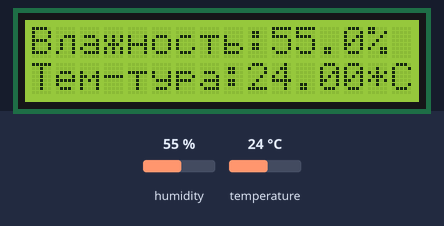
Bench run of a sketch on a simulated Arduino Uno, built with avr-gcc and run on an emulated ATmega328P. On the bench: 16×2 character LCD. The test bench sets the inputs (shaded band); at power-on: humidity 55 %, temperature 24 °C.

Above: at 1.2 s.
1.3 s: humidity set to 22 %
At 2.9 s:
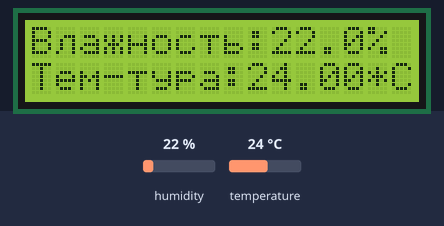
4.2 s: temperature set to 12 °C
At 5.4 s:
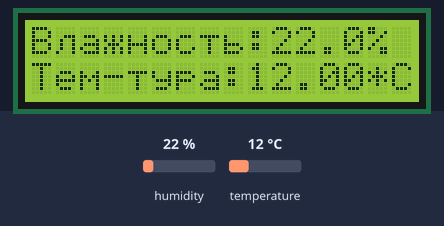
7.1 s: humidity set to 40 %
At 10.1 s:
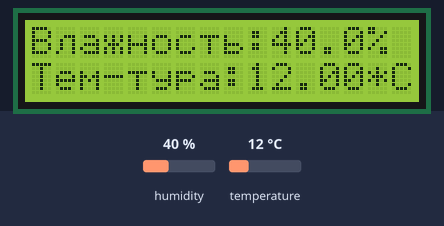
10.4 s: temperature set to 19 °C
At 11.7 s:
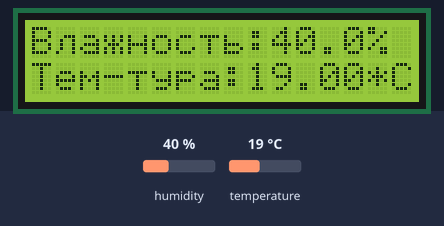
Timing chart, 0 to 13.4 s (numbered marks = the images above; inputs shaded):
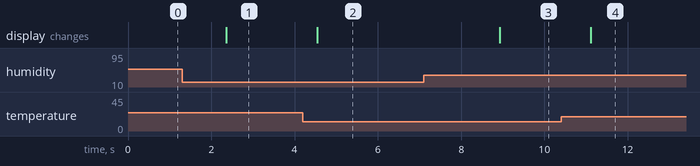

Measured:
- after the input at 1.3 s, the display: changes after 1.1 s (image 1)
- after the input at 4.2 s, the display: changes after 0.35 s (image 2)
- after the input at 7.1 s, the display: changes after 1.8 s (image 3)
- after the input at 10.4 s, the display: changes after 0.72 s (image 4)

The sketch:

zadanie3.ino
```cpp
#include <Wire.h>
#include "DHT.h"
#define DHTPIN 4 // номер цифрового вывода,
//к которому подключен сигнальный вывод датчика
DHT dht(DHTPIN, DHT11);
#include "LCD_1602_RUS.h" // подключаем библиотеку LCD_1602_RUS

LCD_1602_RUS lcd(0x27,16,2);
void setup()
{ lcd.init(); lcd.backlight();  dht.begin();
}
void loop()
{
  lcd.clear(); lcd.setCursor(0,0);
  float h = dht.readHumidity(); // измеряем влажность
  float t = dht.readTemperature();
  // измеряем температуру
  if (isnan(h) || isnan(t)) { // проверка чтения дан-ных
    lcd.print("Ошибка"); lcd.setCursor(0,1); lcd.print("считывания");
    delay(100);
    return;
  } lcd.print("Влажность:");
  lcd.print(h,1);
  lcd.print("%");
  lcd.setCursor(0,1);
  lcd.print("Тем-тура:");
  lcd.print(t); lcd.print("*C"); //Вывод показаний на экран
  delay(1000);

}
```

LCD_1602_RUS.h
```cpp
#ifndef _LCD_1602_RUS
#define _LCD_1602_RUS

#if defined(ARDUINO) && ARDUINO >= 100
  #include "Arduino.h"
#else
  #include "WProgram.h"
#endif

#include <avr/pgmspace.h>
#include <LiquidCrystal_I2C.h>
#include <Print.h>

#define BYTE 0
#ifdef ARDUINO_ARCH_AVR
  typedef uint32_t _uint_farptr_t;
#else
  typedef uint8_t* _uint_farptr_t;
  #ifndef memcpy_PF
    #define memcpy_PF(dest, src, len) memcpy((dest), (src), (len))
  #endif
#endif

class LCD_1602_RUS : public LiquidCrystal_I2C {
public:
  LCD_1602_RUS(uint8_t, uint8_t, uint8_t, uint8_t = 0);
  void print(const wchar_t[]);
  void print(const char[]);
  void print(int, int = DEC);
  void print(unsigned int, int = DEC);
  void print(long, int = DEC);
  void print(unsigned long, int = DEC);
  void print(const String &);
  void print(char, int = BYTE);
  void print(unsigned char, int = BYTE);
  void print(double, int = 2);
  void clear();
  void setCursor(uint8_t, uint8_t);
  uint8_t getCursorCol();
  uint8_t getCursorRow();
  wchar_t *asciiutf8(unsigned char);

private:
  void CharSetToLCD(uint8_t *, uint8_t *);
  void ResetAllIndex();
  void printwc(const wchar_t);
  uint8_t mbtowc(wchar_t *, char *, uint8_t);

  uint8_t max_symbol_count;  //Максимальное количество переназначаемых символов (по умолчанию 8: от 0 до 7)
  int symbol_index;//Индекс символа (от 0 до 7)
  uint8_t cursor_col;
  uint8_t cursor_row;
  //===Буквы====
  uint8_t index_rus_B;
  uint8_t index_rus_G;
  uint8_t index_rus_D;
  uint8_t index_rus_ZH;
  uint8_t index_rus_Z;
  uint8_t index_rus_I;
  uint8_t index_rus_II;
  uint8_t index_rus_L;
  uint8_t index_rus_P;
  uint8_t index_rus_U;
  uint8_t index_rus_F;
  uint8_t index_rus_TS;
  uint8_t index_rus_CH;
  uint8_t index_rus_SH;
  uint8_t index_rus_SCH;
  uint8_t index_rus_tverd;
  uint8_t index_rus_Y;
  uint8_t index_rus_myagk;
  uint8_t index_rus_EE;
  uint8_t index_rus_YU;
  uint8_t index_rus_YA;
  uint8_t index_rus_b;
  uint8_t index_rus_v;
  uint8_t index_rus_g;
  uint8_t index_rus_d;
  uint8_t index_rus_yo;
  uint8_t index_rus_zh;
  uint8_t index_rus_z;
  uint8_t index_rus_i;
  uint8_t index_rus_ii;
  uint8_t index_rus_k;
  uint8_t index_rus_l;
  uint8_t index_rus_m;
  uint8_t index_rus_n;
  uint8_t index_rus_p;
  uint8_t index_rus_t;
  uint8_t index_rus_u;
  uint8_t index_rus_f;
  uint8_t index_rus_ts;
  uint8_t index_rus_ch;
  uint8_t index_rus_sh;
  uint8_t index_rus_sch;
  uint8_t index_rus_tverd_mal;
  uint8_t index_rus_y;
  uint8_t index_rus_myagk_mal;
  uint8_t index_rus_ee;
  uint8_t index_rus_yu;
  uint8_t index_rus_ya;
};

extern const uint8_t rus_B[];
extern const uint8_t rus_G[];
extern const uint8_t rus_D[];
extern const uint8_t rus_ZH[];
extern const uint8_t rus_Z[];
extern const uint8_t rus_I[];
extern const uint8_t rus_II[];
extern const uint8_t rus_L[];
extern const uint8_t rus_P[];
extern const uint8_t rus_U[];
extern const uint8_t rus_F[];
extern const uint8_t rus_TS[];
extern const uint8_t rus_CH[];
extern const uint8_t rus_SH[];
extern const uint8_t rus_SCH[];
extern const uint8_t rus_tverd[];
extern const uint8_t rus_Y[];
extern const uint8_t rus_myagk[];
extern const uint8_t rus_EE[];
extern const uint8_t rus_YU[];
extern const uint8_t rus_YA[];
extern const uint8_t rus_b[];
extern const uint8_t rus_v[];
extern const uint8_t rus_g[];
extern const uint8_t rus_d[];
extern const uint8_t rus_yo[];
extern const uint8_t rus_zh[];
extern const uint8_t rus_z[];
extern const uint8_t rus_i[];
extern const uint8_t rus_ii[];
extern const uint8_t rus_k[];
extern const uint8_t rus_l[];
extern const uint8_t rus_m[];
extern const uint8_t rus_n[];
extern const uint8_t rus_p[];
extern const uint8_t rus_t[];
extern const uint8_t rus_u[];
extern const uint8_t rus_f[];
extern const uint8_t rus_ts[];
extern const uint8_t rus_ch[];
extern const uint8_t rus_sh[];
extern const uint8_t rus_sch[];
extern const uint8_t rus_tverd_mal[];
extern const uint8_t rus_y[];
extern const uint8_t rus_myagk_mal[];
extern const uint8_t rus_ee[];
extern const uint8_t rus_yu[];
extern const uint8_t rus_ya[];

extern wchar_t char_utf8[];

#endif
```

Source omitted: LCD_1602_RUS.cpp (19271 bytes)
